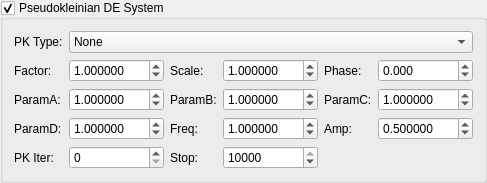
       <widget class="MyGroupBox" name="groupCheck_mutation_pk_enabled">
        <property name="title">
         <string>Pseudokleinian DE System</string>
        </property>
        <property name="checkable">
         <bool>true</bool>
        </property>
        <property name="checked">
         <bool>true</bool>
        </property>
        <layout class="QGridLayout" name="gridLayout_mutation_pk">
         <item row="0" column="0">
          <widget class="QLabel" name="label_pk_type">
           <property name="text">
            <string>PK Type:</string>
           </property>
          </widget>
         </item>
         <item row="0" column="1" colspan="6">
          <widget class="QComboBox" name="comboBox_mutation_pk_de_type">
           <item>
            <property name="text">
             <string>None</string>
            </property>
           </item>
           <item>
            <property name="text">
             <string>Conformal DE</string>
            </property>
           </item>
           <item>
            <property name="text">
             <string>Poincaré Metric</string>
            </property>
           </item>
           <item>
            <property name="text">
             <string>Ford Circle DE</string>
            </property>
           </item>
           <item>
            <property name="text">
             <string>Apollonian DE</string>
            </property>
           </item>
           <item>
            <property name="text">
             <string>Schottky DE</string>
            </property>
           </item>
           <item>
            <property name="text">
             <string>Fuchsian DE</string>
            </property>
           </item>
           <item>
            <property name="text">
             <string>Modular DE</string>
            </property>
           </item>
           <item>
            <property name="text">
             <string>Hecke DE</string>
            </property>
           </item>
           <item>
            <property name="text">
             <string>Eisenstein DE</string>
            </property>
           </item>
           <item>
            <property name="text">
             <string>Theta Function DE</string>
            </property>
           </item>
           <item>
            <property name="text">
             <string>Weierstrass DE</string>
            </property>
           </item>
           <item>
            <property name="text">
             <string>Klein J DE</string>
            </property>
           </item>
           <item>
            <property name="text">
             <string>Riemann Surface DE</string>
            </property>
           </item>
           <item>
            <property name="text">
             <string>Uniformization DE</string>
            </property>
           </item>
           <item>
            <property name="text">
             <string>Selberg Zeta DE</string>
            </property>
           </item>
           <item>
            <property name="text">
             <string>L-Function DE</string>
            </property>
           </item>
           <item>
            <property name="text">
             <string>Dirichlet DE</string>
            </property>
           </item>
           <item>
            <property name="text">
             <string>Ramanujan DE</string>
            </property>
           </item>
           <item>
            <property name="text">
             <string>Dedekind DE</string>
            </property>
           </item>
           <item>
            <property name="text">
             <string>Eta Function DE</string>
            </property>
           </item>
           <item>
            <property name="text">
             <string>Jacobi Form DE</string>
            </property>
           </item>
           <item>
            <property name="text">
             <string>Siegel Modular DE</string>
            </property>
           </item>
           <item>
            <property name="text">
             <string>Hilbert Modular DE</string>
            </property>
           </item>
           <item>
            <property name="text">
             <string>Picard DE</string>
            </property>
           </item>
           <item>
            <property name="text">
             <string>Bianchi DE</string>
            </property>
           </item>
           <item>
            <property name="text">
             <string>Arithmetic DE</string>
            </property>
           </item>
           <item>
            <property name="text">
             <string>Quaternionic DE</string>
            </property>
           </item>
           <item>
            <property name="text">
             <string>Octonionic DE</string>
            </property>
           </item>
           <item>
            <property name="text">
             <string>Algebraic DE</string>
            </property>
           </item>
           <item>
            <property name="text">
             <string>Transcendental DE</string>
            </property>
           </item>
          </widget>
         </item>
         <item row="1" column="0">
          <widget class="QLabel" name="label_pk_factor">
           <property name="text">
            <string>Factor:</string>
           </property>
          </widget>
         </item>
         <item row="1" column="1">
          <widget class="MyDoubleSpinBox" name="spinbox_mutation_pk_factor">
           <property name="minimum">
            <double>-100.0</double>
           </property>
           <property name="maximum">
            <double>100.0</double>
           </property>
           <property name="singleStep">
            <double>0.1</double>
           </property>
           <property name="value">
            <double>1.0</double>
           </property>
           <property name="decimals">
            <number>6</number>
           </property>
          </widget>
         </item>
         <item row="1" column="2">
          <widget class="QLabel" name="label_pk_scale">
           <property name="text">
            <string>Scale:</string>
           </property>
          </widget>
         </item>
         <item row="1" column="3">
          <widget class="MyDoubleSpinBox" name="spinbox_mutation_pk_scale">
           <property name="minimum">
            <double>-100.0</double>
           </property>
           <property name="maximum">
            <double>100.0</double>
           </property>
           <property name="singleStep">
            <double>0.1</double>
           </property>
           <property name="value">
            <double>1.0</double>
           </property>
           <property name="decimals">
            <number>6</number>
           </property>
          </widget>
         </item>
         <item row="1" column="4">
          <widget class="QLabel" name="label_pk_phase">
           <property name="text">
            <string>Phase:</string>
           </property>
          </widget>
         </item>
         <item row="1" column="5" colspan="2">
          <widget class="MyDoubleSpinBox" name="spinbox_mutation_pk_phase">
           <property name="minimum">
            <double>-360.0</double>
           </property>
           <property name="maximum">
            <double>360.0</double>
           </property>
           <property name="singleStep">
            <double>1.0</double>
           </property>
           <property name="value">
            <double>0.0</double>
           </property>
           <property name="decimals">
            <number>3</number>
           </property>
          </widget>
         </item>
         <item row="2" column="0">
          <widget class="QLabel" name="label_pk_param_a">
           <property name="text">
            <string>ParamA:</string>
           </property>
          </widget>
         </item>
         <item row="2" column="1">
          <widget class="MyDoubleSpinBox" name="spinbox_mutation_pk_param_a">
           <property name="minimum">
            <double>-100.0</double>
           </property>
           <property name="maximum">
            <double>100.0</double>
           </property>
           <property name="singleStep">
            <double>0.1</double>
           </property>
           <property name="value">
            <double>1.0</double>
           </property>
           <property name="decimals">
            <number>6</number>
           </property>
          </widget>
         </item>
         <item row="2" column="2">
          <widget class="QLabel" name="label_pk_param_b">
           <property name="text">
            <string>ParamB:</string>
           </property>
          </widget>
         </item>
         <item row="2" column="3">
          <widget class="MyDoubleSpinBox" name="spinbox_mutation_pk_param_b">
           <property name="minimum">
            <double>-100.0</double>
           </property>
           <property name="maximum">
            <double>100.0</double>
           </property>
           <property name="singleStep">
            <double>0.1</double>
           </property>
           <property name="value">
            <double>1.0</double>
           </property>
           <property name="decimals">
            <number>6</number>
           </property>
          </widget>
         </item>
         <item row="2" column="4">
          <widget class="QLabel" name="label_pk_param_c">
           <property name="text">
            <string>ParamC:</string>
           </property>
          </widget>
         </item>
         <item row="2" column="5" colspan="2">
          <widget class="MyDoubleSpinBox" name="spinbox_mutation_pk_param_c">
           <property name="minimum">
            <double>-100.0</double>
           </property>
           <property name="maximum">
            <double>100.0</double>
           </property>
           <property name="singleStep">
            <double>0.1</double>
           </property>
           <property name="value">
            <double>1.0</double>
           </property>
           <property name="decimals">
            <number>6</number>
           </property>
          </widget>
         </item>
         <item row="3" column="0">
          <widget class="QLabel" name="label_pk_param_d">
           <property name="text">
            <string>ParamD:</string>
           </property>
          </widget>
         </item>
         <item row="3" column="1">
          <widget class="MyDoubleSpinBox" name="spinbox_mutation_pk_param_d">
           <property name="minimum">
            <double>-100.0</double>
           </property>
           <property name="maximum">
            <double>100.0</double>
           </property>
           <property name="singleStep">
            <double>0.1</double>
           </property>
           <property name="value">
            <double>1.0</double>
           </property>
           <property name="decimals">
            <number>6</number>
           </property>
          </widget>
         </item>
         <item row="3" column="2">
          <widget class="QLabel" name="label_pk_freq">
           <property name="text">
            <string>Freq:</string>
           </property>
          </widget>
         </item>
         <item row="3" column="3">
          <widget class="MyDoubleSpinBox" name="spinbox_mutation_pk_freq">
           <property name="minimum">
            <double>0.01</double>
           </property>
           <property name="maximum">
            <double>100.0</double>
           </property>
           <property name="singleStep">
            <double>0.1</double>
           </property>
           <property name="value">
            <double>1.0</double>
           </property>
           <property name="decimals">
            <number>6</number>
           </property>
          </widget>
         </item>
         <item row="3" column="4">
          <widget class="QLabel" name="label_pk_amp">
           <property name="text">
            <string>Amp:</string>
           </property>
          </widget>
         </item>
         <item row="3" column="5" colspan="2">
          <widget class="MyDoubleSpinBox" name="spinbox_mutation_pk_amp">
           <property name="minimum">
            <double>-10.0</double>
           </property>
           <property name="maximum">
            <double>10.0</double>
           </property>
           <property name="singleStep">
            <double>0.1</double>
           </property>
           <property name="value">
            <double>0.5</double>
           </property>
           <property name="decimals">
            <number>6</number>
           </property>
          </widget>
         </item>
         <item row="4" column="0">
          <widget class="QLabel" name="label_pk_iter">
           <property name="text">
            <string>PK Iter:</string>
           </property>
          </widget>
         </item>
         <item row="4" column="1">
          <widget class="MySpinBox" name="spinboxInt_mutation_pk_iter_start">
           <property name="minimum">
            <number>0</number>
           </property>
           <property name="maximum">
            <number>10000</number>
           </property>
           <property name="value">
            <number>0</number>
           </property>
          </widget>
         </item>
         <item row="4" column="2">
          <widget class="QLabel" name="label_pk_iter_stop">
           <property name="text">
            <string>Stop:</string>
           </property>
          </widget>
         </item>
         <item row="4" column="3">
          <widget class="MySpinBox" name="spinboxInt_mutation_pk_iter_stop">
           <property name="minimum">
            <number>0</number>
           </property>
           <property name="maximum">
            <number>10000</number>
           </property>
           <property name="value">
            <number>10000</number>
           </property>
          </widget>
         </item>
        </layout>
       </widget>
